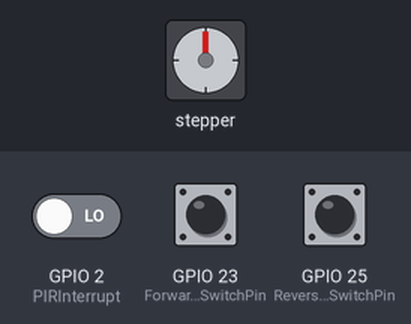
Recording of a sketch running on a simulated ESP32. On the bench: stepper motor. The inputs (shaded band) are chosen by the test bench; at power-on: GPIO 23 (ForwardLimitSwitchPin) HIGH, GPIO 25 (ReverseLimitSwitchPin) HIGH, GPIO 2 (PIRInterrupt) LOW. Stepper angles assume 200 steps per turn.

Above: at 1.2 s.
1.3 s: GPIO 23 (ForwardLimitSwitchPin) pulled LOW for 1 s
At 2.9 s:
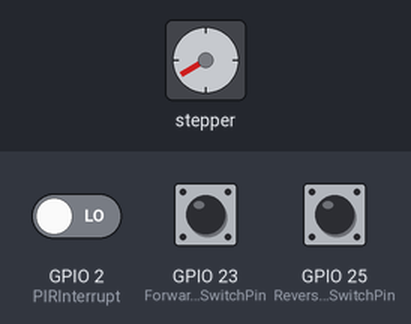
3.8 s: GPIO 25 (ReverseLimitSwitchPin) pulled LOW for 3.2 s
At 7.7 s:
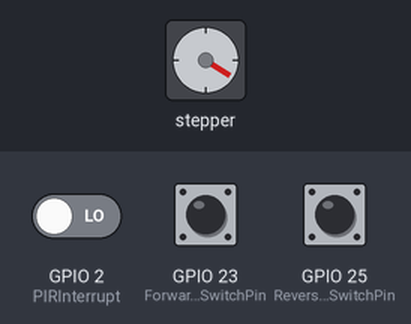
8.5 s: GPIO 23 (ForwardLimitSwitchPin) pulled LOW for 0.15 s
At 9.5 s:
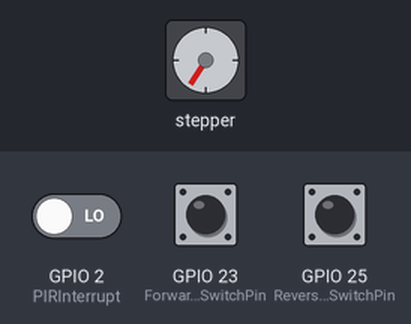
10.1 s: GPIO 25 (ReverseLimitSwitchPin) pulled LOW for 1 s
At 12.0 s:
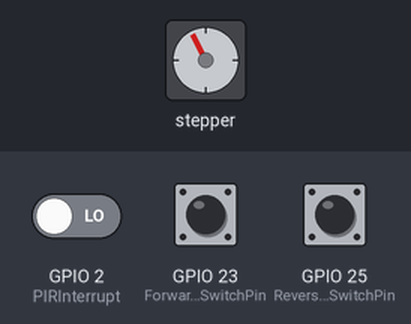
12.6 s: GPIO 25 (ReverseLimitSwitchPin) pulled LOW for 0.15 s
At 13.8 s:
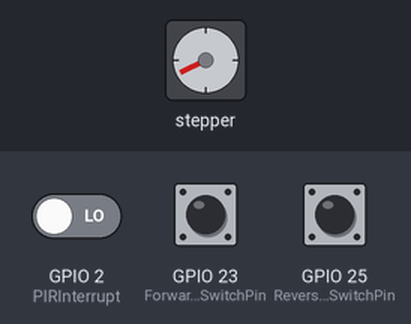
14.2 s: GPIO 23 (ForwardLimitSwitchPin) pulled LOW for 3.2 s
At 14.65 s:
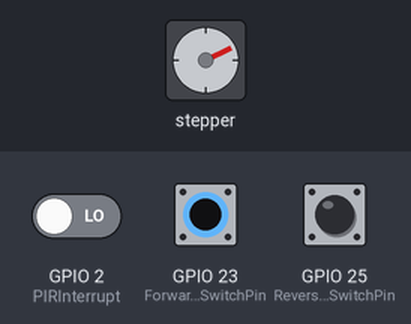
Timing chart, 0 to 18.9 s (numbered marks = the images above; inputs shaded):
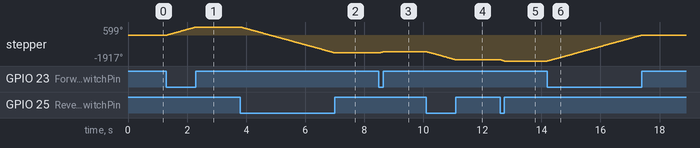

The sketch:

sketch_feb23a.ino
```cpp
#include <Stepper.h>

int PIRInterrupt = 2;

const int stepsPerRevolution = 200;
const int ForwardLimitSwitchPin = 23;
const int ReverseLimitSwitchPin = 25;
const int LimitSwitchActivated = HIGH;  // Limit switch grounds pin
const int StepperMaxRPM = 100;

Stepper stepper(stepsPerRevolution, 47, 51, 49, 53);

void setup() {
   pinMode(ForwardLimitSwitchPin, INPUT_PULLUP);
   pinMode(ReverseLimitSwitchPin, INPUT_PULLUP);
   stepper.setSpeed(StepperMaxRPM);
   pinMode(PIRInterrupt, INPUT);
  // Triggers detectMotion function on rising mode to turn the relay on, if the condition is met
  attachInterrupt(digitalPinToInterrupt(PIRInterrupt), detectMotion, RISING);

}

void loop() {
   // Step forward until the limit switch is activated
   while (digitalRead(ForwardLimitSwitchPin) != LimitSwitchActivated) {
       stepper.step(1);
   }
   // Step reverse until the limit switch is activated
   while (digitalRead(ReverseLimitSwitchPin) != LimitSwitchActivated) {
       stepper.step(-1);
   }
}

void detectMotion()  {
  stepper.step(1);
}
```

Measured:
- after the input at 1.3 s, stepper: turns 599° clockwise in 1.0 s, starting at once
- after the input at 3.8 s, stepper: turns 1917° counter-clockwise in 3.2 s, starting at once
- after the input at 8.5 s, stepper: turns 90° clockwise in 0.15 s, starting at once
- after the input at 10.1 s, stepper: turns 599° counter-clockwise in 1.0 s, starting at once
- after the input at 12.6 s, stepper: turns 90° counter-clockwise in 0.15 s, starting at once
- after the input at 14.2 s, stepper: turns 1915° clockwise in 3.2 s, starting at once
